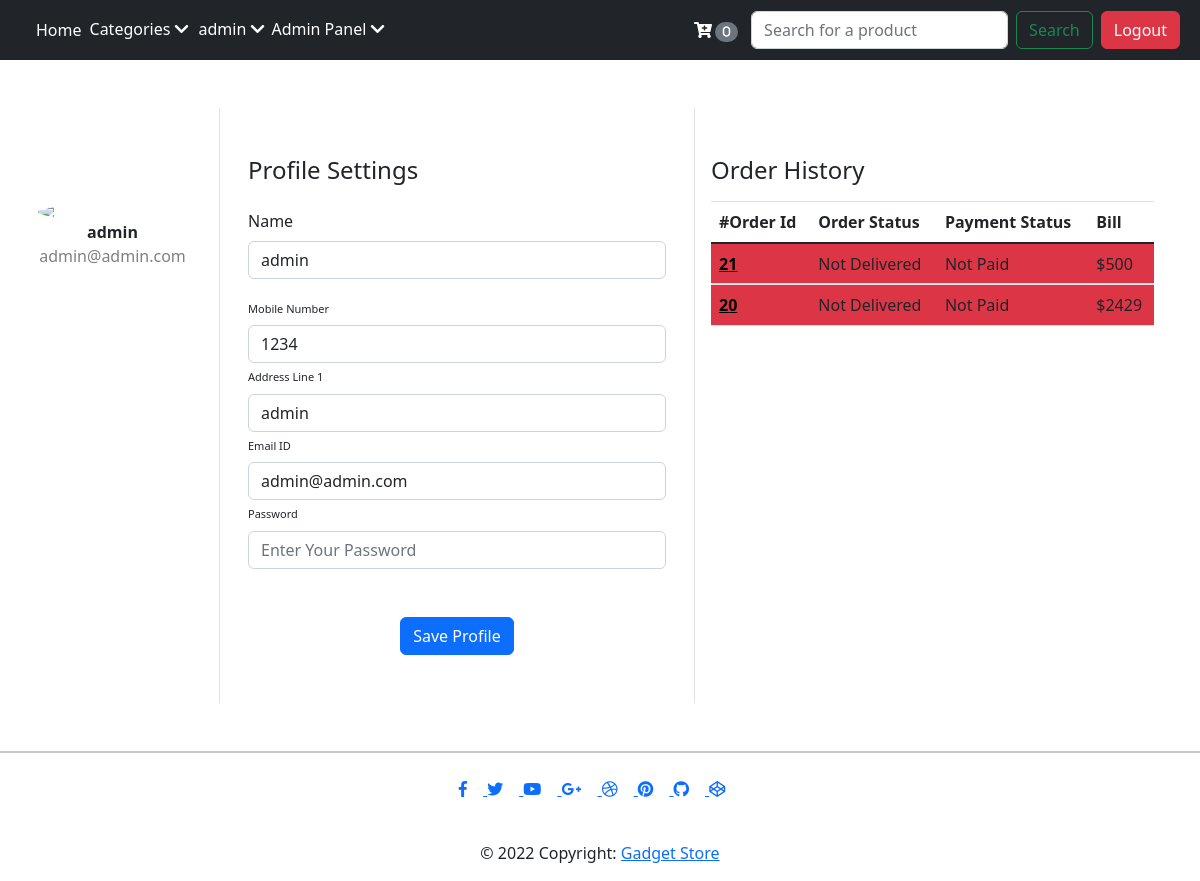
The page /userProfile.php (signed in) on the database as committed earlier.
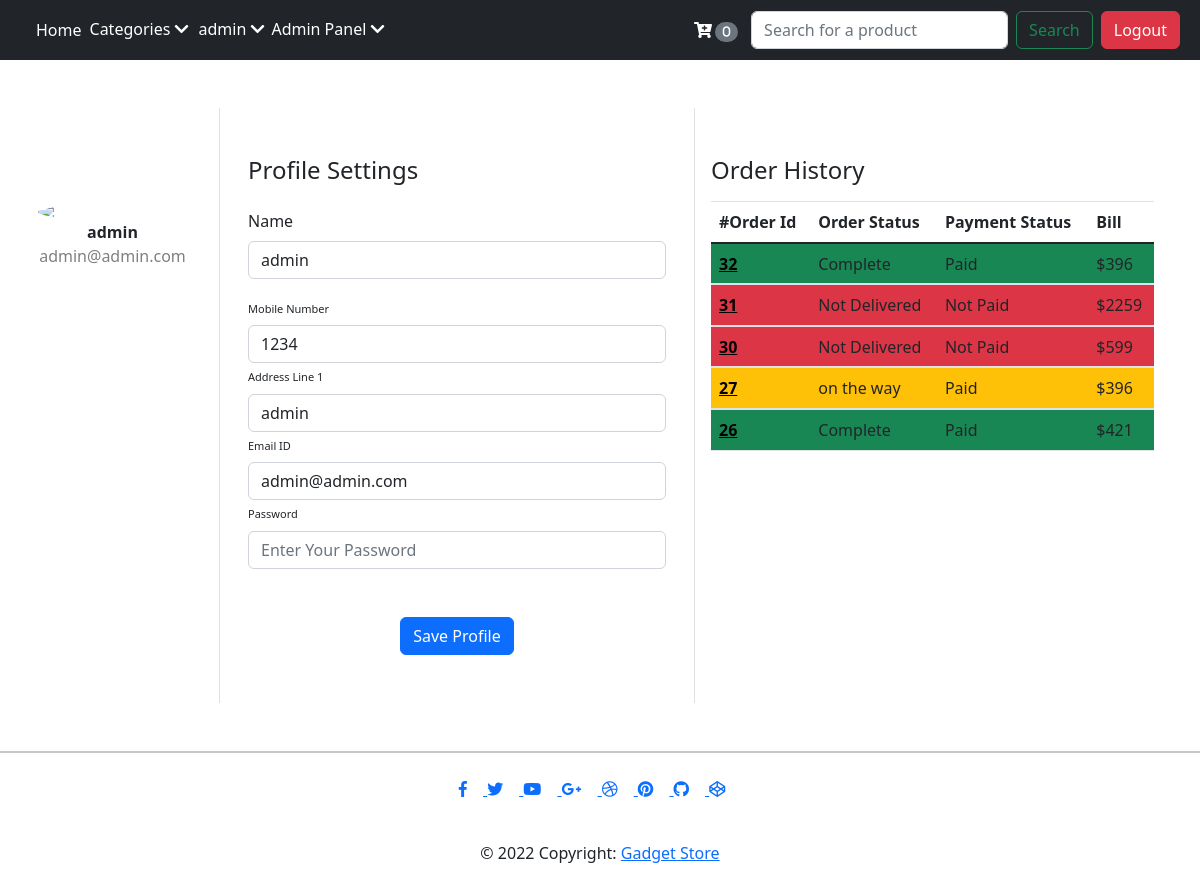
The same page on the database as committed later.
### tables this page shows
CREATE TABLE `orders` (
  `order_id` int(11) NOT NULL,
  `order_user_id` int(11) DEFAULT NULL,
  `cart` text NOT NULL,
  `bill` int(11) NOT NULL,
  `order_status` varchar(255) NOT NULL DEFAULT 'Not Delivered',
  `payment_status` varchar(25) NOT NULL DEFAULT 'Not Paid',
  `payment_method` varchar(25) NOT NULL,
  `order_time` datetime NOT NULL DEFAULT current_timestamp()
);

### userProfile.php (the view, shortened to what the changed rows need)
<!DOCTYPE html>
<html lang="en">
<head>
    <link rel="stylesheet" href="/store/orderProfile.css">
    <link rel="stylesheet" href="https://cdn.jsdelivr.net/npm/bootstrap@5.0.0-alpha1/dist/css/bootstrap.min.css">
    <link rel="stylesheet" href="https://cdn.jsdelivr.net/npm/bootstrap@5.0.0-alpha1/dist/js/bootstrap.bundle.min.js">
    <link rel="stylesheet" href="https://cdnjs.cloudflare.com/ajax/libs/jquery/3.2.1/jquery.min.js">
</head>
<body>
    <?php
        include 'partials/_header.php';
        include 'partials/_dbconnect.php';
        $userId = $_SESSION['user_id'];
        $sql = "SELECT * FROM `users` WHERE user_id = $userId";
        $result = mysqli_query($conn, $sql);
        while($row = mysqli_fetch_assoc($result)){
            $userName = $row['user_name'];
            $userEmail = $row['user_email'];
            $userPhone = $row['user_phone_no'];
            $userAddress = $row['user_address'];
        }
    echo'
    <div class="container rounded bg-white mt-5 mb-5">
        <div class="row">
                <div class="d-flex flex-column align-items-center text-center p-3 py-5  mr-4"><img class="rounded-circle mt-5"
                        src="https://st3.depositphotos.com/15648834/17930/v/600/depositphotos_179308454-stock-illustration-unknown-person-silhouette-glasses-profile.jpg"><span
                        class="font-weight-bold">'.$userName.'</span><span
                        class="text-black-50">'.$userEmail.'</span><span> </span></div>
                    <form action="'.$_SERVER['PHP_SELF'].'" method="post">
                            <div class="col-md-12"><label class="name">Name</label><input type="text"
                                    name="newName" value="'.$userName.'" class="form-control" placeholder="User Name" value=""></div>
                            <div class="col-md-12"><label class="labels">Mobile Number</label><input type="text" name="newPhone" value="'.$userPhone.'"
                                    class="form-control" placeholder="Enter phone number" value=""></div>
                            <div class="col-md-12"><label class="labels">Address Line 1</label><input type="text" name="newAddress" value="'.$userAddress.'"
                                    class="form-control" placeholder="Enter address" value=""></div>
                            <div class="col-md-12"><label class="labels">Email ID</label><input type="email" name="newEmail" value="'.$userEmail.'"
                                    class="form-control" placeholder="enter email id" value=""></div>
            <div class="col-md-5 p-3 py-5">
                <table class="table">
                    <thead>
                        <tr>
                            <th scope="col">#Order Id</th>
                            <th scope="col">Order Status</th>
                            <th scope="col">Payment Status</th>
                            <th scope="col">Bill</th>
                        </tr>
                    </thead>
                    <tbody>';
                    $sql = "SELECT * FROM `orders` WHERE order_user_id = $userId ORDER BY order_time DESC";
                    $result = mysqli_query($conn, $sql);
                    $num = mysqli_num_rows($result);
                    if ($num>0){
                        while($row = mysqli_fetch_assoc($result)){
                        $orderId = $row['order_id'];
                        $amountPaid = $row['bill'];
                        $status = $row['order_status'];
                        $payStatus = $row['payment_status'];
                        echo '<tbody>
                            ';
                            if($status == "Complete"){
                                echo "
                                <tr class='bg-success'>
                                <th scope='row'><a style='color: black' href='/store/orderPage.php?orderId=".$orderId."'>$orderId</a></th>
                                <td>$status</td>
                            <td>$payStatus</td>
                            <td>$$amountPaid</td>
                            <tr>";}
                            else if($status == "Not Delivered"){
                            echo "
                            <tr class='bg-danger'>
                            <th scope='row'><a style='color: black' href='/store/orderPage.php?orderId=".$orderId."'>$orderId</a></th>
                            <td>$status</td>
                            <td>$payStatus</td>
                            <td>$$amountPaid</td>
                            <tr>";
                            }else{
                                echo "<tr class='bg-warning'>
                                <th scope='row'><a style='color: black' href='/store/orderPage.php?orderId=".$orderId."'>$orderId</a></th>
                                <td>$status</td>
                            <td>$payStatus</td>
                            <td>$$amountPaid</td>
                            </tr>";
                            }
                    }
                    }else{
                        echo'
                        <tr>
                            <td colspan="4" class="text-center">No Orders Found</td>
                        </tr>';
                        ;
                    }
                    echo'
                    </tbody>
                </table>
            </div>
        </div>
    </div>
    </div>
    </div>
    </div>';
     ?>
    <?php include 'partials/_footer.php'?>
</body>
</html>

Rows that differ between the two databases and show on the page:
removed orders: order_id "21", order_status "Not Delivered", payment_status "Not Paid", bill "500"
removed orders: order_id "20", order_status "Not Delivered", payment_status "Not Paid", bill "2429"
added orders: order_id "32", order_status "Complete", payment_status "Paid", bill "396"
added orders: order_id "31", order_status "Not Delivered", payment_status "Not Paid", bill "2259"
added orders: order_id "30", order_status "Not Delivered", payment_status "Not Paid", bill "599"
added orders: order_id "27", order_status "on the way", payment_status "Paid", bill "396"
added orders: order_id "26", order_status "Complete", payment_status "Paid", bill "421"
